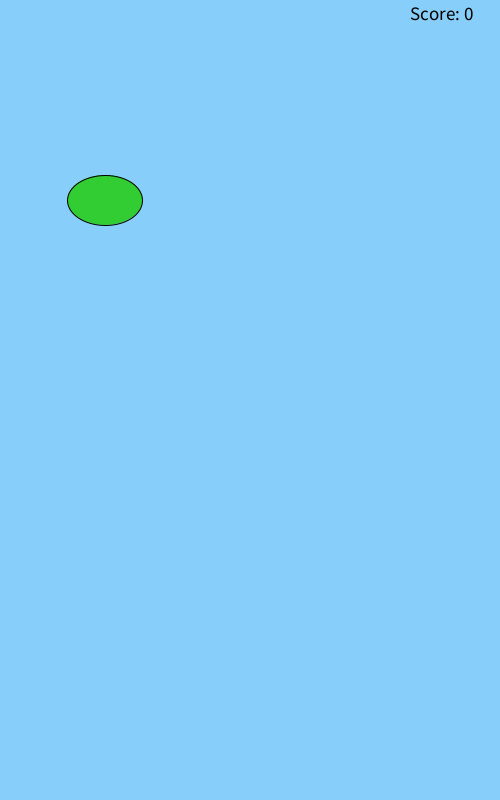
Frame 1 (no input)
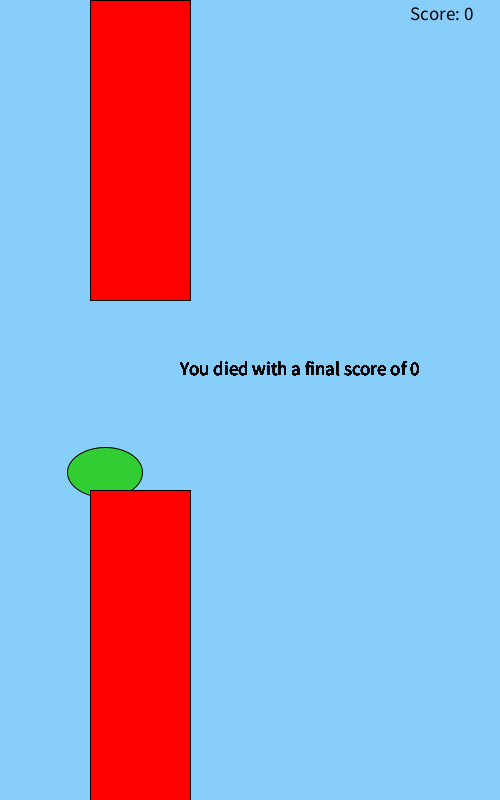
Frame 60 (the mouse pressed at the canvas centre just before this capture)
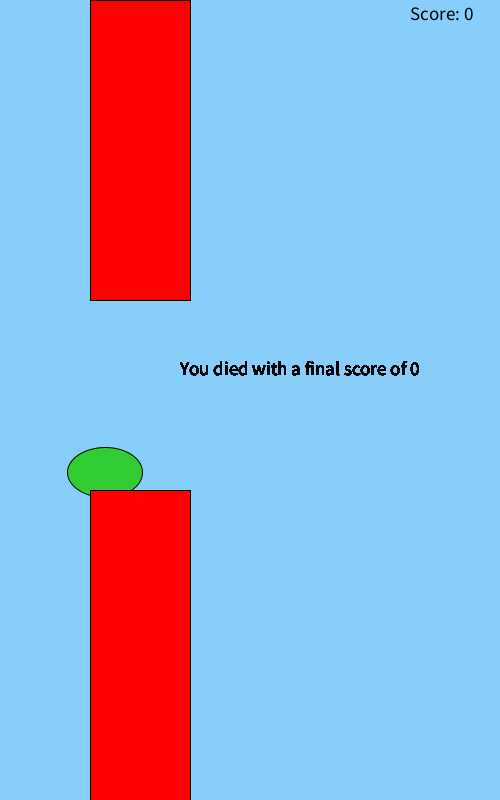
Frame 120 (the mouse held since frame 60 and released just before this capture)

The Processing sketch that drew these frames (run headless with seeded random() and noise(); from frame 60 on, the mouse is pressed at the canvas centre):

// Processing sketch: bird
// ── bird.pde
int birdX = 105;
int birdY =200;

int birdYVelocity = 70;
double gravity = 2;

int pipeX = 500;
int upperY = 0;
int upperPipeHeight = 300;
int pipeGap =190;
int lowerY;

int score = 0;

boolean crashed =false;


int speed= 10;

void setup(){

  size(500,800);
  
  
}

void draw(){
  
  crashed = crashCheck();
  
  if (crashed == true){
    fill(0,0,0);
    textSize(19); 
    //System.out.println("Crashed True");
    text("You died with a final score of "  +score, 180, 375);
   
   
   }
   
   else{
    background(135, 206, 250);
    
    fill(0,0,0);
    textSize(19); 
    text("Score: "  +score, 410, 20);
    
    fill (50,205,50);
   
    ellipse(birdX,birdY, 75, 50);
  
    birdY+=gravity;
    gravity+=0.25;
 
  
    teleportPipes();
    crashCheck();
  
   }
}

void mousePressed() {
    if(crashed== false){
     birdY-=birdYVelocity;
     gravity=0;
    }
  
}

void teleportPipes(){
   fill(255, 0, 0);
   
  rect(pipeX, upperY, 100, upperPipeHeight);
  


  lowerY = upperY + upperPipeHeight + pipeGap;
  
  rect(pipeX, lowerY, 100, height);
  pipeX-=speed; 
 
  if (pipeX < -100){
    
    upperPipeHeight = (int) random(100, 350);
    pipeX=500;
    
    score++;
    System.out.println(score);
    
  } 
}

boolean crashCheck() {
  if (birdX >= pipeX && pipeX >= 25){
    if(birdY <= upperPipeHeight || birdY >= upperPipeHeight+pipeGap-10){
      //System.out.println("Crashed");
      return true; 
    }
  }

  return false;
}
